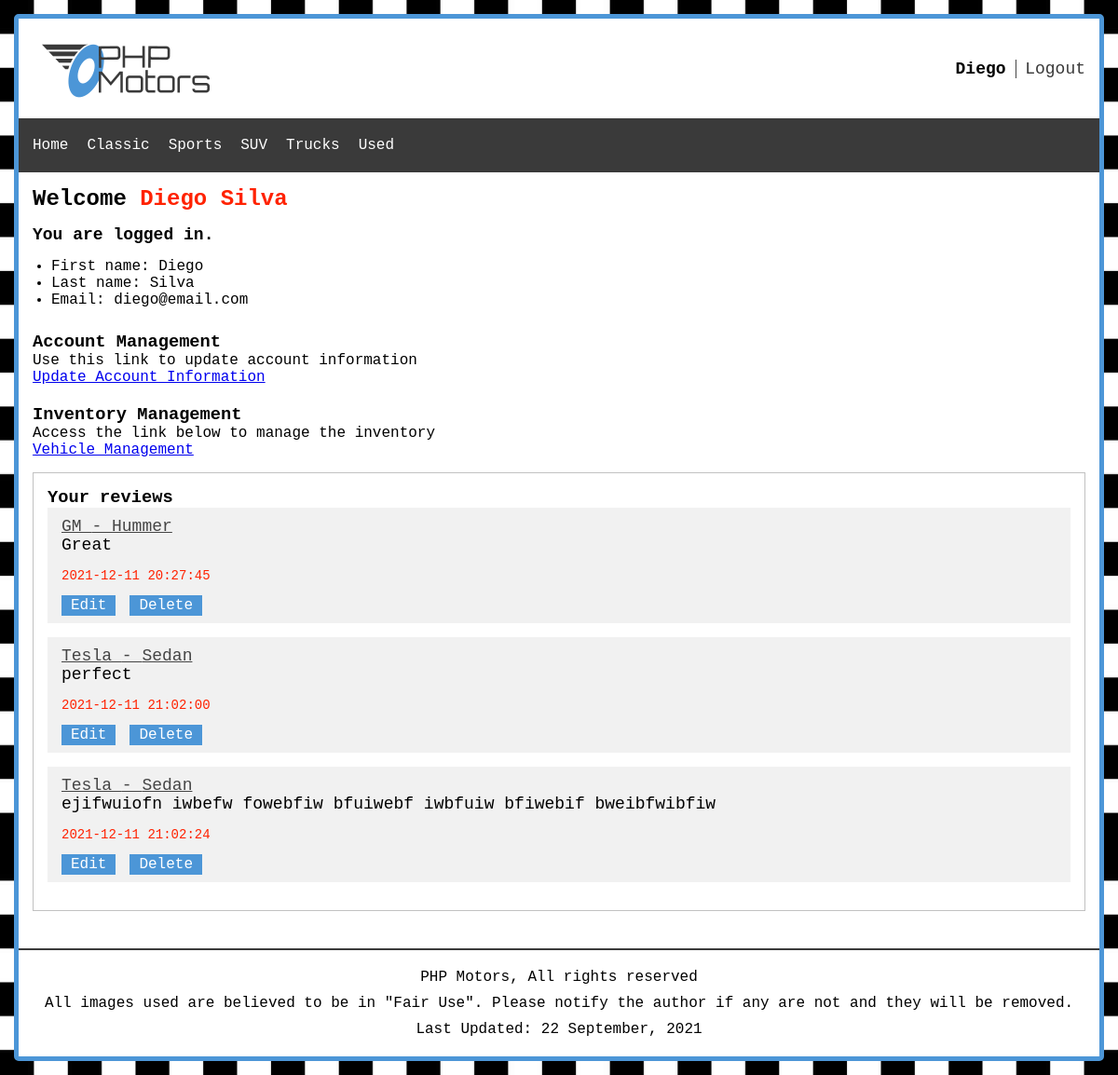
/accounts/index.php (signed in), run on the app's committed database.
### tables this page shows
CREATE TABLE `carclassification` (
  `classificationId` int(11) NOT NULL,
  `classificationName` varchar(30) NOT NULL
);

CREATE TABLE `reviews` (
  `reviewId` int(10) NOT NULL,
  `reviewText` text NOT NULL,
  `reviewDate` timestamp NOT NULL DEFAULT current_timestamp() ON UPDATE current_timestamp(),
  `invId` int(11) NOT NULL,
  `clientId` int(10) NOT NULL
);

CREATE TABLE `inventory` (
  `invId` int(11) NOT NULL,
  `invMake` varchar(30) NOT NULL,
  `invModel` varchar(30) NOT NULL,
  `invDescription` text NOT NULL,
  `invImage` varchar(50) NOT NULL,
  `invThumbnail` varchar(50) NOT NULL,
  `invPrice` decimal(10,0) NOT NULL,
  `invStock` smallint(6) NOT NULL,
  `invColor` varchar(20) NOT NULL,
  `classificationId` int(11) NOT NULL
);

### model/main-model.php (called while the page is built, shortened)
<?php
function getClassifications() {
    $db = createConnection();
    $sql = 'SELECT classificationId, classificationName
            FROM carclassification
            ORDER BY classificationName ASC';
    $stmt = $db->prepare($sql);
    $stmt->execute();
    $classifications = $stmt->fetchAll();
    return $classifications;
}

### model/reviews-model.php (called while the page is built, shortened)
<?php
function getReviewsByClient($clientId) {
    $db = createConnection();
    $sql = "SELECT r.reviewId, r.reviewText, r.reviewDate, r.invId, c.clientFirstName, c.clientLastName, i.invMake, i.invModel
            FROM reviews r
            JOIN clients c
            ON r.clientId = c.clientId
            JOIN inventory i
            ON r.invId = i.invId
            WHERE r.clientId = :clientId";
    $stmt = $db->prepare($sql);
    $stmt->bindValue(':clientId', $clientId, PDO::PARAM_INT);
    $stmt->execute();
    $reviews = $stmt->fetchAll(PDO::FETCH_ASSOC);
    return $reviews;
}

### view/admin.php (the view, shortened to what this page needs)
<?php
    $firstName = $_SESSION['clientData']['clientFirstname'];
    $lastName = $_SESSION['clientData']['clientLastname'];
    $fullName = $firstName . ' ' . $lastName;
    $email = $_SESSION['clientData']['clientEmail'];
    $level = $_SESSION['clientData']['clientLevel'];
    require_once '../includes/header.php';
    require_once '../includes/menu.php';
?>
<section class="main">
    <h1>Welcome <span class='name-user'><?php echo $fullName;?></span></h1>
    <h2> You are logged in.</h2>
    <div class='data-user'>
        <ul>
            <li>First name: <?php echo $firstName;?></li>
            <li>Last name: <?php echo $lastName;?></li>
            <li>Email: <?php echo $email;?></li>
        </ul>
    <div>
    <div class='account-management'>
        <h3>Account Management</h3>
        <p>Use this link to update account information</p>
        <a href="/phpmotors/accounts?action=user-management">Update Account Information</a>
    </div>
    <?php
        if($level == 3) {
    ?>
    <div class='inventory-access'>
        <h3>Inventory Management</h3>
        <p>Access the link below to manage the inventory</p>
        <a href="/phpmotors/vehicles/">Vehicle Management</a>
    </div>
    <?php
        }
        if(isset($clientsReview)) {
            echo "<div class='clients-review'>";
            echo "<h3>Your reviews</h3>";
            foreach($clientsReview as $review) {
                echo "<div class='client-review'>";
                echo "<div class='inv'>$review[invMake] - $review[invModel]</div>";
                echo "<div class='text'>$review[reviewText]</div>";
                echo "<div class='date'>$review[reviewDate]</div>";
                echo "<div><a href='/phpmotors/reviews/?action=edit-review&reviewId=$review[reviewId]'>Edit</a><a href='/phpmotors/reviews/?action=delete-view&reviewId=$review[reviewId]'>Delete</a></div>";
                echo "</div>";
            }
            echo "</div>";
        }
    ?>
</section>
<?php
    require_once '../includes/footer.php';
?>

### library/functions.php (shortened to what this page needs)
<?php
function buildNavigation($classifications) {
    $navigationList = "<ul>";
    $navigationList .= "<li><a href='/phpmotors/' title='View the PHP Motors home page'>Home</a></li>";
    foreach ($classifications as $classification) {
        $navigationList .= "<li><a href='/phpmotors/vehicles/?action=classification&classificationName=" .urlencode($classification['classificationName']). "' title='View our $classification[classificationName] product line'>$classification[classificationName]</a></li>";
    }
    $navigationList .= "</ul>";
    return $navigationList;
}

### css/style.css (style rules this page uses)
* { margin: 0; padding: 0; }
body { font-family: 'Share Tech Mono', monospace; background-image: url("../images/small_check.jpg"); background-size: 100%; padding: 15px; }
.menu ul { padding: 20px 0; }
.menu li { display: inline; padding: 20px 0; margin: 0 10px; }
.menu a { color: #ffffff; text-decoration: none; }
.menu li:first-child { margin-left: 0; }
.main { padding: 15px; position: relative; }
.main .name-user { color: #ff2200; }
.main .data-user { margin-top: 15px; }
.main .inventory-access { margin-top: 20px; }
.data-user ul { padding-left: 20px; }
.main h2 { font-size: 18px; margin-top: 15px; }
.account-management { margin-top: 25px; }
.inv { color: #454545; font-size: 18px; text-decoration: underline; }
.clients-review { margin-top: 15px; border: 1px solid #c1c1c1; padding: 15px; }
.clients-review .client-review { background-color: #f1f1f1; padding: 10px 15px; margin-bottom: 15px; }
.clients-review .client-review .text { font-size: 18px; }
.clients-review .client-review .date { color: #ff2200; font-size: 14px; margin: 15px 0; }
.clients-review .client-review a { margin-right: 15px; background-color: #4c96d7; text-decoration: none; color: #ffffff; padding: 2px 10px; }

### data on the page
carclassification: classificationName "Classic"
carclassification: classificationName "Sports"
carclassification: classificationName "SUV"
carclassification: classificationName "Trucks"
carclassification: classificationName "Used"
reviews: invId.invMake "GM", invId.invModel "Hummer", reviewText "Great", reviewDate "2021-12-11 20:27:45"
reviews: invId.invMake "Tesla", invId.invModel "Sedan", reviewText "perfect", reviewDate "2021-12-11 21:02:00"
reviews: invId.invMake "Tesla", invId.invModel "Sedan", reviewText "ejifwuiofn iwbefw fowebfiw bfuiwebf iwbfuiw bfiwebif bweibfwibfiw", reviewDate "2021-12-11 21:02:24"

### other printed values
$firstName "Diego"
$fullName "Diego Silva"
$lastName "Silva"
$email "diego@email.com"
